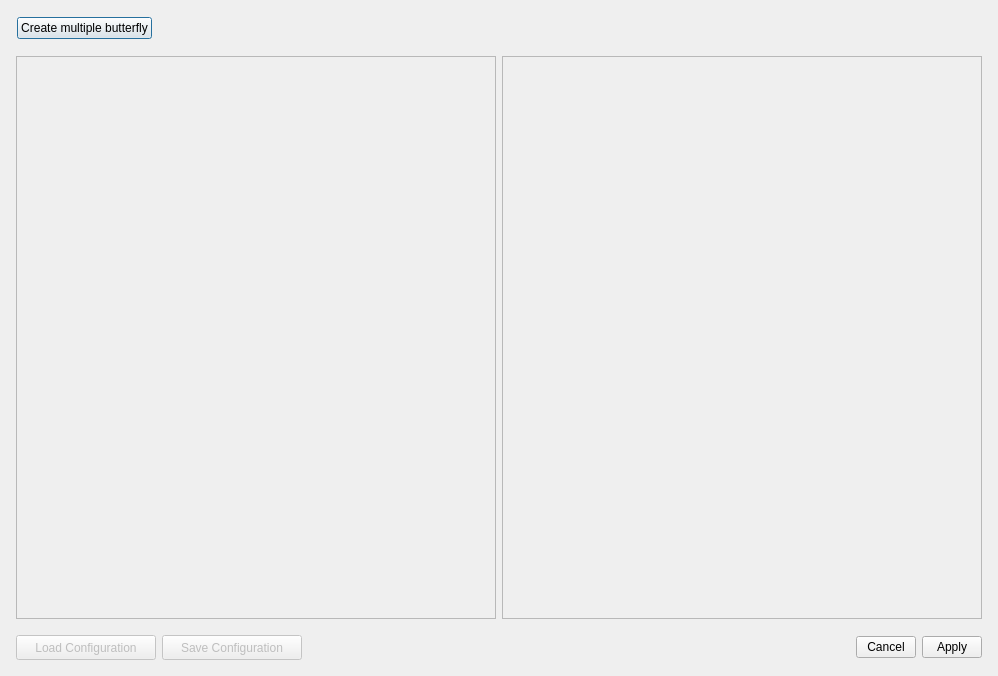
<?xml version="1.0" encoding="UTF-8"?>
<ui version="4.0">
 <class>ButterflyOrganization</class>
 <widget class="QDialog" name="ButterflyOrganization">
  <property name="geometry">
   <rect>
    <x>0</x>
    <y>0</y>
    <width>998</width>
    <height>676</height>
   </rect>
  </property>
  <property name="windowTitle">
   <string>Dialog</string>
  </property>
  <layout class="QVBoxLayout" name="verticalLayout_2">
   <item>
    <layout class="QVBoxLayout" name="fileReferenceLayout">
     <property name="leftMargin">
      <number>6</number>
     </property>
     <property name="topMargin">
      <number>6</number>
     </property>
     <property name="rightMargin">
      <number>6</number>
     </property>
     <property name="bottomMargin">
      <number>6</number>
     </property>
     <item>
      <layout class="QHBoxLayout" name="horizontalLayout">
       <item>
        <widget class="QPushButton" name="multiplePlotButton">
         <property name="text">
          <string>Create multiple butterfly</string>
         </property>
        </widget>
       </item>
       <item>
        <spacer name="horizontalSpacer">
         <property name="orientation">
          <enum>Qt::Horizontal</enum>
         </property>
         <property name="sizeHint" stdset="0">
          <size>
           <width>40</width>
           <height>20</height>
          </size>
         </property>
        </spacer>
       </item>
      </layout>
     </item>
    </layout>
   </item>
   <item>
    <layout class="QHBoxLayout" name="horizontalLayout_2">
     <property name="leftMargin">
      <number>5</number>
     </property>
     <property name="topMargin">
      <number>5</number>
     </property>
     <property name="rightMargin">
      <number>5</number>
     </property>
     <property name="bottomMargin">
      <number>5</number>
     </property>
     <item>
      <widget class="QFrame" name="butterflyFrame">
       <property name="frameShape">
        <enum>QFrame::StyledPanel</enum>
       </property>
       <property name="frameShadow">
        <enum>QFrame::Raised</enum>
       </property>
       <layout class="QVBoxLayout" name="verticalLayout">
        <item>
         <layout class="QVBoxLayout" name="butterflyFrameLayout"/>
        </item>
       </layout>
      </widget>
     </item>
     <item>
      <widget class="QFrame" name="fileFrame">
       <property name="frameShape">
        <enum>QFrame::StyledPanel</enum>
       </property>
       <property name="frameShadow">
        <enum>QFrame::Raised</enum>
       </property>
       <layout class="QVBoxLayout" name="verticalLayout_3">
        <item>
         <layout class="QVBoxLayout" name="fileFrameLayout"/>
        </item>
       </layout>
      </widget>
     </item>
    </layout>
   </item>
   <item>
    <layout class="QHBoxLayout" name="horizontalLayout_4">
     <property name="leftMargin">
      <number>5</number>
     </property>
     <property name="topMargin">
      <number>5</number>
     </property>
     <property name="rightMargin">
      <number>5</number>
     </property>
     <property name="bottomMargin">
      <number>5</number>
     </property>
     <item>
      <widget class="QPushButton" name="loadButton">
       <property name="enabled">
        <bool>false</bool>
       </property>
       <property name="minimumSize">
        <size>
         <width>140</width>
         <height>25</height>
        </size>
       </property>
       <property name="maximumSize">
        <size>
         <width>140</width>
         <height>25</height>
        </size>
       </property>
       <property name="text">
        <string>Load Configuration</string>
       </property>
      </widget>
     </item>
     <item>
      <widget class="QPushButton" name="saveButton">
       <property name="enabled">
        <bool>false</bool>
       </property>
       <property name="minimumSize">
        <size>
         <width>140</width>
         <height>25</height>
        </size>
       </property>
       <property name="maximumSize">
        <size>
         <width>140</width>
         <height>25</height>
        </size>
       </property>
       <property name="text">
        <string>Save Configuration</string>
       </property>
      </widget>
     </item>
     <item>
      <spacer name="horizontalSpacer_3">
       <property name="orientation">
        <enum>Qt::Horizontal</enum>
       </property>
       <property name="sizeHint" stdset="0">
        <size>
         <width>40</width>
         <height>20</height>
        </size>
       </property>
      </spacer>
     </item>
     <item>
      <widget class="QPushButton" name="cancelButton">
       <property name="minimumSize">
        <size>
         <width>60</width>
         <height>0</height>
        </size>
       </property>
       <property name="maximumSize">
        <size>
         <width>60</width>
         <height>16777215</height>
        </size>
       </property>
       <property name="text">
        <string>Cancel</string>
       </property>
      </widget>
     </item>
     <item>
      <widget class="QPushButton" name="applyButton">
       <property name="minimumSize">
        <size>
         <width>60</width>
         <height>0</height>
        </size>
       </property>
       <property name="maximumSize">
        <size>
         <width>60</width>
         <height>16777215</height>
        </size>
       </property>
       <property name="text">
        <string>Apply</string>
       </property>
      </widget>
     </item>
    </layout>
   </item>
  </layout>
 </widget>
 <resources/>
 <connections/>
</ui>
